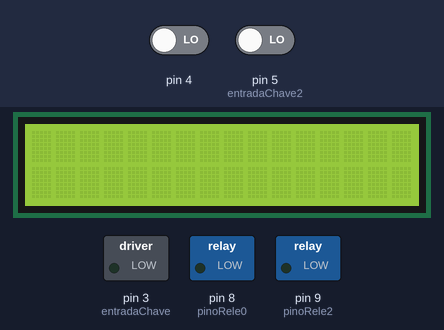
The sketch below on a simulated Arduino Uno, built with avr-gcc and run on an emulated ATmega328P. Shown: 16×2 character LCD, switched loads named in the sketch (green lamp = pin HIGH). Dashed ring = blinking. The test bench sets the inputs (shaded band); at power-on: pin 5 (entradaChave2) LOW, pin 4 LOW.

Above: at 2.2 s.
2.3 s: pin 5 (entradaChave2) driven HIGH
At 4.1 s:
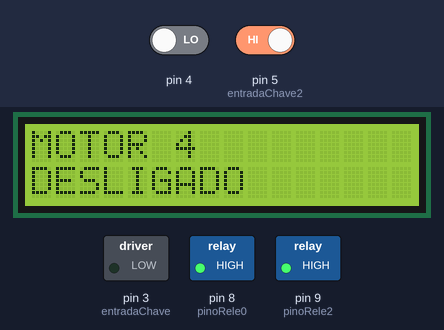
4.4 s: pin 5 (entradaChave2) driven LOW
At 7.4 s:
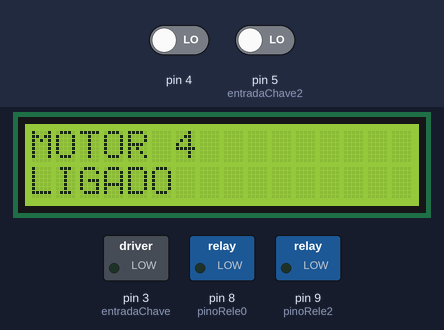
8.5 s: pin 4 driven HIGH
At 10.2 s:
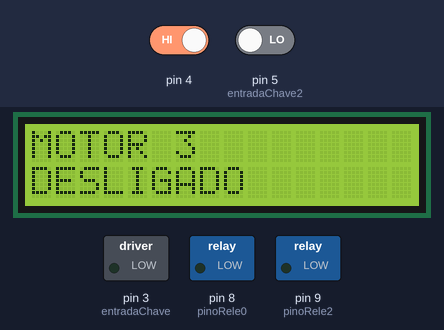
13.4 s: pin 4 driven LOW
At 15.71 s:
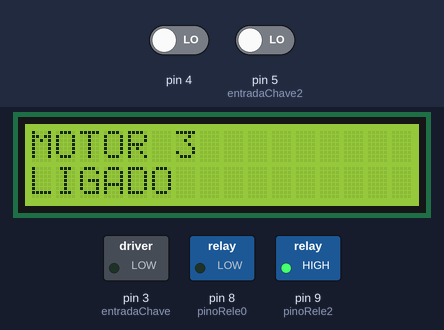
17.1 s: pin 5 (entradaChave2) driven HIGH
At 17.47 s:
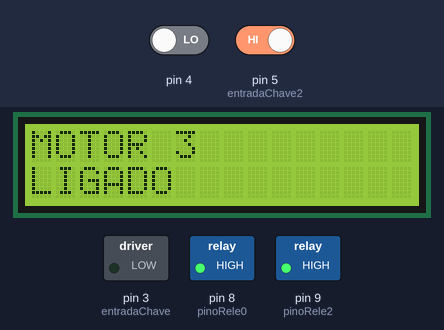
Timing chart, 0 to 20.1 s (numbered marks = the images above; inputs shaded):
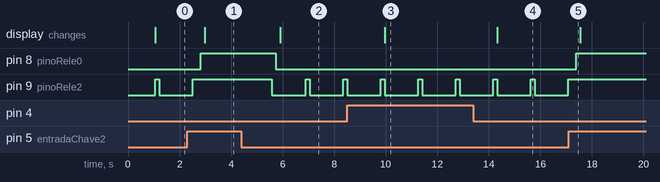

The sketch:

TESTE_ENTRADA_SINAL3_2_botoes.ino
```cpp
#include <Wire.h>
#include <LiquidCrystal_I2C.h>
// Inicializa o display no endereco 0x3F
LiquidCrystal_I2C lcd(0x3F,2,1,0,4,5,6,7,3, POSITIVE);

int entradaChave = 3; // Set up chave SW
int estadoChave = LOW;
int val = 0;
int relayPin = 3; //Set up Pino Relay


int entradaChave2 = 5; // Set up chave SW
int estadoChave2 = LOW;
int val2 = 0;
int pinoRele2 = 9; //Set up Pino Relay
int pinoRele0 = 8; //Set up Pino Relay


void setup() {
pinMode(entradaChave, INPUT);
pinMode(relayPin, OUTPUT);
pinMode(entradaChave2, INPUT);
pinMode(pinoRele2, OUTPUT);
pinMode(pinoRele0, OUTPUT);

int pinoRele2 = LOW;
delay(1000);
Serial.begin(9600);
lcd.begin (16,2);
}

void loop() {
val = digitalRead(4); // read input value
if (val == HIGH) { // check if the input is HIGH
digitalWrite(3, LOW); // turn Relay ON
digitalWrite(9, HIGH); // turn Relay ON
delay(150);

if (estadoChave == LOW) {
  lcd.setBacklight(HIGH);
  lcd.setCursor(0,0);
  lcd.print("MOTOR 3 ");
  lcd.setCursor(0,1);
  lcd.print("DESLIGADO");

estadoChave = HIGH;
}
} else {
digitalWrite(3, LOW); // turn Relay OFF
digitalWrite(9, HIGH); // turn Relay ON
delay(150);

if (estadoChave == HIGH) {
  lcd.setBacklight(HIGH);
  lcd.setCursor(0,0);
  lcd.print("MOTOR 3 ");
  lcd.setCursor(0,1);
  lcd.print("LIGADO   ");

estadoChave = LOW;
}
}

      val2 = digitalRead(entradaChave2); // leitura entrada chave SW
          if (val2 == HIGH) { // checa se a entrada é HIGH
          digitalWrite(pinoRele2, HIGH); // Liga Relé (ON)
          delay(150);
          digitalWrite(pinoRele0, HIGH); // desliga Relé OFF
          delay(150);

if (estadoChave2 == LOW) {
  lcd.setBacklight(HIGH);
  lcd.setCursor(0,0);
  lcd.print("MOTOR 4 ");
  lcd.setCursor(0,1);
  lcd.print("DESLIGADO");

estadoChave2 = HIGH;
}
}
else {

      digitalWrite(pinoRele2, LOW); // desliga Relé OFF
      delay(150);
      digitalWrite(pinoRele0, LOW); // desliga Relé OFF
      delay(150);


if (estadoChave2 == HIGH) {
  lcd.setBacklight(HIGH);
  lcd.setCursor(0,0);
  lcd.print("MOTOR 4 ");
  lcd.setCursor(0,1);
  lcd.print("LIGADO   ");

estadoChave2 = LOW;
}
}
delay(1000);
}
```

Measured:
- after the input at 2.3 s, pin 8 (pinoRele0): LOW → HIGH after 0.51 s; pin 9 (pinoRele2): goes on until 2.5 s, then stays HIGH; the display: changes after 0.68 s (image 1)
- after the input at 4.4 s, pin 8 (pinoRele0): HIGH → LOW after 1.3 s; pin 9 (pinoRele2): alternates HIGH for 0.15 s and LOW for 1.3 s, starting after 1.2 s; the display: changes after 1.5 s (image 2)
- after the input at 8.5 s, the display: changes after 1.5 s (image 3)
- after the input at 13.4 s, the display: changes after 0.94 s (image 4)
- after the input at 17.1 s, pin 8 (pinoRele0): LOW → HIGH after 0.29 s; pin 9 (pinoRele2): stops changing and stays HIGH
